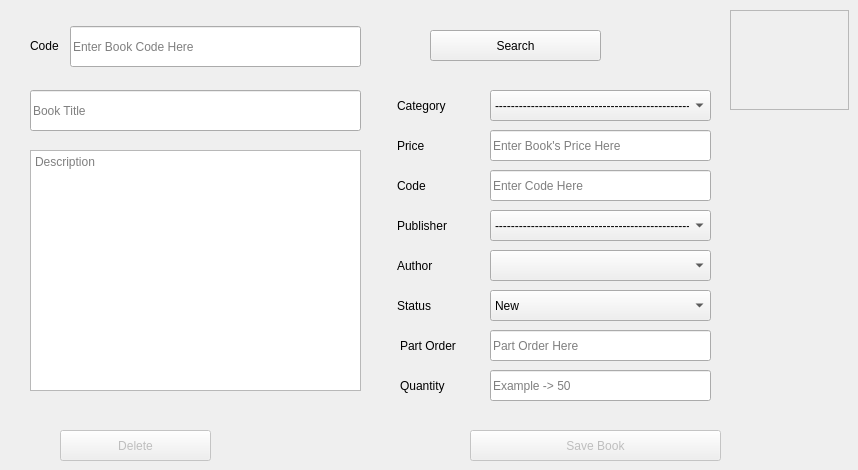
      <widget class="QWidget" name="tab_17">
       <attribute name="title">
        <string>Edit or Delete Book</string>
       </attribute>
       <widget class="QPushButton" name="pushButton_14">
        <property name="enabled">
         <bool>true</bool>
        </property>
        <property name="geometry">
         <rect>
          <x>430</x>
          <y>30</y>
          <width>171</width>
          <height>31</height>
         </rect>
        </property>
        <property name="text">
         <string>Search</string>
        </property>
       </widget>
       <widget class="QPushButton" name="pushButton_15">
        <property name="enabled">
         <bool>false</bool>
        </property>
        <property name="geometry">
         <rect>
          <x>470</x>
          <y>430</y>
          <width>251</width>
          <height>31</height>
         </rect>
        </property>
        <property name="text">
         <string>Save Book</string>
        </property>
       </widget>
       <widget class="QPushButton" name="pushButton_16">
        <property name="enabled">
         <bool>false</bool>
        </property>
        <property name="geometry">
         <rect>
          <x>60</x>
          <y>430</y>
          <width>151</width>
          <height>31</height>
         </rect>
        </property>
        <property name="text">
         <string>Delete</string>
        </property>
       </widget>
       <widget class="QLabel" name="label_9">
        <property name="geometry">
         <rect>
          <x>397</x>
          <y>210</y>
          <width>71</width>
          <height>31</height>
         </rect>
        </property>
        <property name="text">
         <string>Publisher</string>
        </property>
       </widget>
       <widget class="QLabel" name="label_10">
        <property name="geometry">
         <rect>
          <x>397</x>
          <y>290</y>
          <width>71</width>
          <height>31</height>
         </rect>
        </property>
        <property name="text">
         <string>Status</string>
        </property>
       </widget>
       <widget class="QLabel" name="label_11">
        <property name="geometry">
         <rect>
          <x>397</x>
          <y>130</y>
          <width>71</width>
          <height>31</height>
         </rect>
        </property>
        <property name="text">
         <string>Price</string>
        </property>
       </widget>
       <widget class="QLabel" name="label_12">
        <property name="geometry">
         <rect>
          <x>397</x>
          <y>250</y>
          <width>71</width>
          <height>31</height>
         </rect>
        </property>
        <property name="text">
         <string>Author</string>
        </property>
       </widget>
       <widget class="QLabel" name="label_13">
        <property name="geometry">
         <rect>
          <x>397</x>
          <y>90</y>
          <width>71</width>
          <height>31</height>
         </rect>
        </property>
        <property name="text">
         <string>Category</string>
        </property>
       </widget>
       <widget class="QComboBox" name="comboBox_10">
        <property name="geometry">
         <rect>
          <x>490</x>
          <y>250</y>
          <width>221</width>
          <height>31</height>
         </rect>
        </property>
       </widget>
       <widget class="QLabel" name="label_14">
        <property name="geometry">
         <rect>
          <x>400</x>
          <y>330</y>
          <width>81</width>
          <height>31</height>
         </rect>
        </property>
        <property name="text">
         <string>Part Order</string>
        </property>
       </widget>
       <widget class="QComboBox" name="comboBox_12">
        <property name="geometry">
         <rect>
          <x>490</x>
          <y>290</y>
          <width>221</width>
          <height>31</height>
         </rect>
        </property>
        <item>
         <property name="text">
          <string>New</string>
         </property>
        </item>
        <item>
         <property name="text">
          <string>Used</string>
         </property>
        </item>
        <item>
         <property name="text">
          <string>Damaged</string>
         </property>
        </item>
       </widget>
       <widget class="QComboBox" name="comboBox_5">
        <property name="geometry">
         <rect>
          <x>490</x>
          <y>90</y>
          <width>221</width>
          <height>31</height>
         </rect>
        </property>
        <property name="currentText">
         <string>--------------------------------------------------</string>
        </property>
        <item>
         <property name="text">
          <string>--------------------------------------------------</string>
         </property>
        </item>
       </widget>
       <widget class="QLabel" name="label_15">
        <property name="geometry">
         <rect>
          <x>397</x>
          <y>170</y>
          <width>71</width>
          <height>31</height>
         </rect>
        </property>
        <property name="text">
         <string>Code</string>
        </property>
       </widget>
       <widget class="QComboBox" name="comboBox_13">
        <property name="geometry">
         <rect>
          <x>490</x>
          <y>210</y>
          <width>221</width>
          <height>31</height>
         </rect>
        </property>
        <property name="currentText">
         <string>--------------------------------------------------</string>
        </property>
        <item>
         <property name="text">
          <string>--------------------------------------------------</string>
         </property>
        </item>
       </widget>
       <widget class="QLabel" name="label_16">
        <property name="geometry">
         <rect>
          <x>30</x>
          <y>30</y>
          <width>58</width>
          <height>31</height>
         </rect>
        </property>
        <property name="text">
         <string>Code</string>
        </property>
       </widget>
       <widget class="QLineEdit" name="lineEdit_8">
        <property name="geometry">
         <rect>
          <x>70</x>
          <y>26</y>
          <width>291</width>
          <height>41</height>
         </rect>
        </property>
        <property name="placeholderText">
         <string>Enter Book Code Here</string>
        </property>
       </widget>
       <widget class="QLineEdit" name="lineEdit_9">
        <property name="geometry">
         <rect>
          <x>30</x>
          <y>90</y>
          <width>331</width>
          <height>41</height>
         </rect>
        </property>
        <property name="placeholderText">
         <string>Book Title</string>
        </property>
       </widget>
       <widget class="QLineEdit" name="lineEdit_12">
        <property name="geometry">
         <rect>
          <x>490</x>
          <y>170</y>
          <width>221</width>
          <height>31</height>
         </rect>
        </property>
        <property name="placeholderText">
         <string>Enter Code Here</string>
        </property>
       </widget>
       <widget class="QLineEdit" name="lineEdit_48">
        <property name="geometry">
         <rect>
          <x>490</x>
          <y>130</y>
          <width>221</width>
          <height>31</height>
         </rect>
        </property>
        <property name="placeholderText">
         <string>Enter Book's Price Here</string>
        </property>
       </widget>
       <widget class="QTextEdit" name="textEdit_3">
        <property name="geometry">
         <rect>
          <x>30</x>
          <y>150</y>
          <width>331</width>
          <height>241</height>
         </rect>
        </property>
        <property name="placeholderText">
         <string>Description</string>
        </property>
       </widget>
       <widget class="QLineEdit" name="lineEdit_51">
        <property name="geometry">
         <rect>
          <x>490</x>
          <y>330</y>
          <width>221</width>
          <height>31</height>
         </rect>
        </property>
        <property name="placeholderText">
         <string>Part Order Here</string>
        </property>
       </widget>
       <widget class="QLineEdit" name="lineEdit_55">
        <property name="geometry">
         <rect>
          <x>490</x>
          <y>370</y>
          <width>221</width>
          <height>31</height>
         </rect>
        </property>
        <property name="placeholderText">
         <string>Example -&gt; 50</string>
        </property>
       </widget>
       <widget class="QLabel" name="label_18">
        <property name="geometry">
         <rect>
          <x>400</x>
          <y>370</y>
          <width>81</width>
          <height>31</height>
         </rect>
        </property>
        <property name="text">
         <string>Quantity</string>
        </property>
       </widget>
       <widget class="QLabel" name="label_20">
        <property name="geometry">
         <rect>
          <x>730</x>
          <y>10</y>
          <width>119</width>
          <height>100</height>
         </rect>
        </property>
        <property name="sizePolicy">
         <sizepolicy hsizetype="Fixed" vsizetype="Fixed">
          <horstretch>0</horstretch>
          <verstretch>0</verstretch>
         </sizepolicy>
        </property>
        <property name="styleSheet">
         <string notr="true"/>
        </property>
        <property name="frameShape">
         <enum>QFrame::Box</enum>
        </property>
        <property name="frameShadow">
         <enum>QFrame::Sunken</enum>
        </property>
        <property name="lineWidth">
         <number>0</number>
        </property>
        <property name="midLineWidth">
         <number>1</number>
        </property>
        <property name="text">
         <string/>
        </property>
        <property name="scaledContents">
         <bool>false</bool>
        </property>
        <property name="alignment">
         <set>Qt::AlignCenter</set>
        </property>
       </widget>
      </widget>
